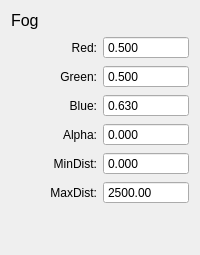
        <widget class="QWidget" name="tab_3">
         <attribute name="title">
          <string>Fog</string>
         </attribute>
         <layout class="QGridLayout" name="gridLayout_5">
          <item row="5" column="1">
           <widget class="QDoubleSpinBox" name="fogMinDist">
            <property name="focusPolicy">
             <enum>Qt::StrongFocus</enum>
            </property>
            <property name="toolTip">
             <string>Pixels at this distance starts getting fogged.</string>
            </property>
            <property name="frame">
             <bool>true</bool>
            </property>
            <property name="buttonSymbols">
             <enum>QAbstractSpinBox::NoButtons</enum>
            </property>
            <property name="decimals">
             <number>3</number>
            </property>
            <property name="maximum">
             <double>10000.000000000000000</double>
            </property>
            <property name="value">
             <double>0.000000000000000</double>
            </property>
           </widget>
          </item>
          <item row="6" column="1">
           <widget class="QDoubleSpinBox" name="fogMaxDist">
            <property name="focusPolicy">
             <enum>Qt::StrongFocus</enum>
            </property>
            <property name="toolTip">
             <string>Pixels at this distance receives full fog.</string>
            </property>
            <property name="frame">
             <bool>true</bool>
            </property>
            <property name="buttonSymbols">
             <enum>QAbstractSpinBox::NoButtons</enum>
            </property>
            <property name="maximum">
             <double>10000.000000000000000</double>
            </property>
            <property name="value">
             <double>2500.000000000000000</double>
            </property>
           </widget>
          </item>
          <item row="2" column="1">
           <widget class="QDoubleSpinBox" name="fogGreen">
            <property name="focusPolicy">
             <enum>Qt::StrongFocus</enum>
            </property>
            <property name="toolTip">
             <string>Green color of the distance fog.</string>
            </property>
            <property name="frame">
             <bool>true</bool>
            </property>
            <property name="buttonSymbols">
             <enum>QAbstractSpinBox::NoButtons</enum>
            </property>
            <property name="decimals">
             <number>3</number>
            </property>
            <property name="maximum">
             <double>1.000000000000000</double>
            </property>
            <property name="value">
             <double>0.500000000000000</double>
            </property>
           </widget>
          </item>
          <item row="3" column="1">
           <widget class="QDoubleSpinBox" name="fogBlue">
            <property name="focusPolicy">
             <enum>Qt::StrongFocus</enum>
            </property>
            <property name="toolTip">
             <string>Blue color of the distance fog.</string>
            </property>
            <property name="frame">
             <bool>true</bool>
            </property>
            <property name="buttonSymbols">
             <enum>QAbstractSpinBox::NoButtons</enum>
            </property>
            <property name="decimals">
             <number>3</number>
            </property>
            <property name="value">
             <double>0.630000000000000</double>
            </property>
           </widget>
          </item>
          <item row="4" column="0">
           <widget class="QLabel" name="label_20">
            <property name="text">
             <string>Alpha:</string>
            </property>
            <property name="alignment">
             <set>Qt::AlignRight|Qt::AlignTrailing|Qt::AlignVCenter</set>
            </property>
           </widget>
          </item>
          <item row="6" column="0">
           <widget class="QLabel" name="label_22">
            <property name="text">
             <string>MaxDist:</string>
            </property>
            <property name="alignment">
             <set>Qt::AlignRight|Qt::AlignTrailing|Qt::AlignVCenter</set>
            </property>
           </widget>
          </item>
          <item row="2" column="0">
           <widget class="QLabel" name="label_18">
            <property name="text">
             <string>Green:</string>
            </property>
            <property name="alignment">
             <set>Qt::AlignRight|Qt::AlignTrailing|Qt::AlignVCenter</set>
            </property>
           </widget>
          </item>
          <item row="3" column="0">
           <widget class="QLabel" name="label_19">
            <property name="text">
             <string>Blue:</string>
            </property>
            <property name="alignment">
             <set>Qt::AlignRight|Qt::AlignTrailing|Qt::AlignVCenter</set>
            </property>
           </widget>
          </item>
          <item row="4" column="1">
           <widget class="QDoubleSpinBox" name="fogAlpha">
            <property name="focusPolicy">
             <enum>Qt::StrongFocus</enum>
            </property>
            <property name="toolTip">
             <string>Modulates the other colors of the fog uniformly. </string>
            </property>
            <property name="frame">
             <bool>true</bool>
            </property>
            <property name="buttonSymbols">
             <enum>QAbstractSpinBox::NoButtons</enum>
            </property>
            <property name="decimals">
             <number>3</number>
            </property>
            <property name="maximum">
             <double>1.000000000000000</double>
            </property>
           </widget>
          </item>
          <item row="1" column="1">
           <widget class="QDoubleSpinBox" name="fogRed">
            <property name="focusPolicy">
             <enum>Qt::StrongFocus</enum>
            </property>
            <property name="toolTip">
             <string>Red color of the distance fog.</string>
            </property>
            <property name="frame">
             <bool>true</bool>
            </property>
            <property name="buttonSymbols">
             <enum>QAbstractSpinBox::NoButtons</enum>
            </property>
            <property name="decimals">
             <number>3</number>
            </property>
            <property name="maximum">
             <double>1.000000000000000</double>
            </property>
            <property name="value">
             <double>0.500000000000000</double>
            </property>
           </widget>
          </item>
          <item row="5" column="0">
           <widget class="QLabel" name="label_21">
            <property name="text">
             <string>MinDist:</string>
            </property>
            <property name="alignment">
             <set>Qt::AlignRight|Qt::AlignTrailing|Qt::AlignVCenter</set>
            </property>
           </widget>
          </item>
          <item row="1" column="0">
           <widget class="QLabel" name="label_17">
            <property name="text">
             <string>Red:</string>
            </property>
            <property name="alignment">
             <set>Qt::AlignRight|Qt::AlignTrailing|Qt::AlignVCenter</set>
            </property>
           </widget>
          </item>
          <item row="7" column="0" colspan="2">
           <spacer name="verticalSpacer_4">
            <property name="orientation">
             <enum>Qt::Vertical</enum>
            </property>
            <property name="sizeHint" stdset="0">
             <size>
              <width>20</width>
              <height>40</height>
             </size>
            </property>
           </spacer>
          </item>
          <item row="0" column="0" colspan="2">
           <widget class="QLabel" name="label_16">
            <property name="font">
             <font>
              <pointsize>12</pointsize>
             </font>
            </property>
            <property name="text">
             <string>Fog</string>
            </property>
           </widget>
          </item>
         </layout>
        </widget>
